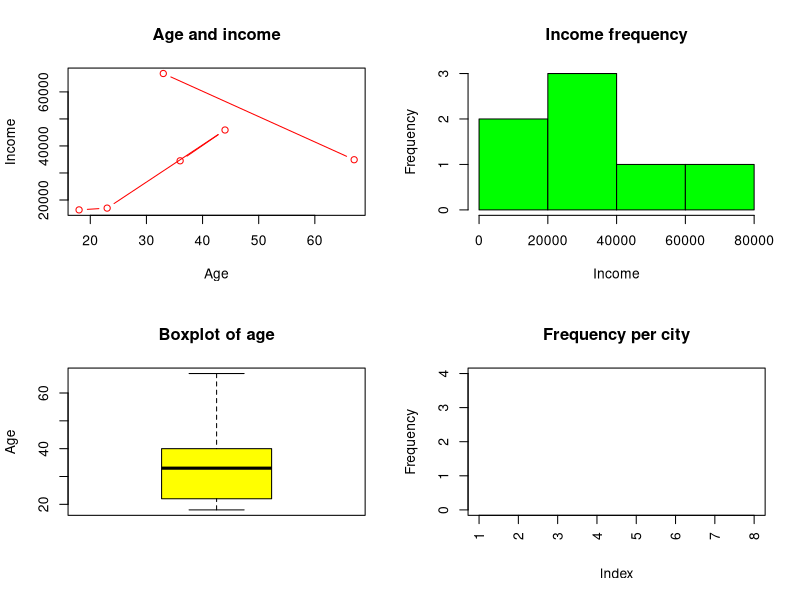

Write R code to recreate this figure.
## ---- chunk 1
getwd()
## ---- chunk 2
read.csv('Week3_opdracht2.csv', header = TRUE)
## ---- chunk 3
read.csv('Week3_opdracht2.csv', header = TRUE)
## ---- chunk 4
file = read.csv('Week3_opdracht6.csv', header = TRUE)
## ---- chunk 5
age = file[, 3]
income = file[, 5]

par(mfrow=c(2,2))
plot(age, income, 
     type = "b", 
     col = "Red", 
     xlab = "Age", 
     ylab = "Income", 
     main = "Age and income")
hist(income, 
     xlab = "Income", 
     ylab = "Frequency", 
     breaks = 2, 
     col = "Green",
     main = "Income frequency")
boxplot(age, 
        col = "Yellow", 
        border = "Black", 
        ylab = "Age", 
        main = "Boxplot of age")
city = file[, 4]
plot(city, 
     col ="Blue", 
     ylab ="Frequency",
     ylim = c(0,4),
     las = 3, 
     main = "Frequency per city")

## ---- chunk 6
cat("| Rijen: ", nrow(file), "| Kolommen: ", ncol(file), " |")
## ---- chunk 7
cat("The maximum income is: ", max(income, na.rm = TRUE), "\n")
cat("The minimum income is: ", min(income, na.rm = TRUE), "\n")
cat("The average income is: ", round(mean(income, na.rm = TRUE), 0), "\n\n")

cat("The maximum age is: ", max(age, na.rm = TRUE), "\n")
cat("The minimum age is: ", min(age, na.rm = TRUE), "\n")
cat("The average age is: ", round(mean(age, na.rm = TRUE), 0))

## ---- chunk 8
summary(file)
